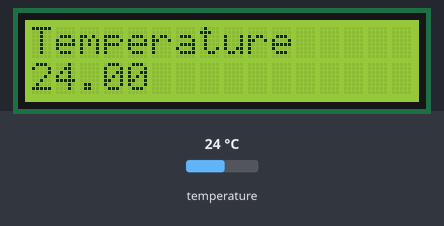
The sketch below on a simulated Arduino Uno, built with avr-gcc and run on an emulated ATmega328P. Shown: 16×2 character LCD. The test bench sets the inputs (shaded band); at power-on: temperature 24 °C. What the sketch prints to the serial monitor is not drawn.

Above: at 8.6 s.
8.7 s: temperature set to 12 °C
At 13.1 s:
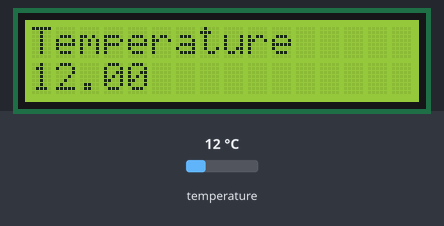
13.4 s: temperature set to 19 °C
At 16.1 s:
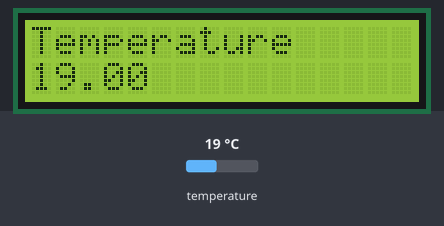
17.9 s: temperature set to 28 °C
At 20.1 s:
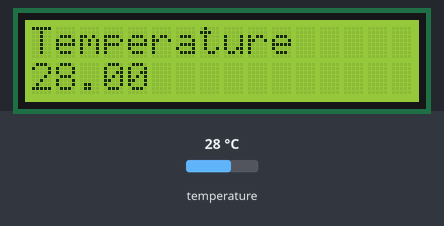
22.4 s: temperature set to 33 °C
At 24.2 s:
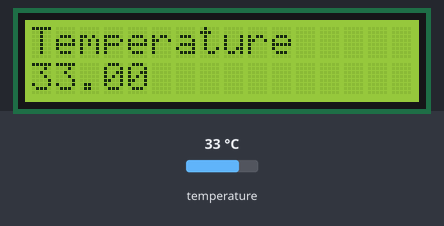
Timing chart, 0 to 25.7 s (numbered marks = the images above; inputs shaded):
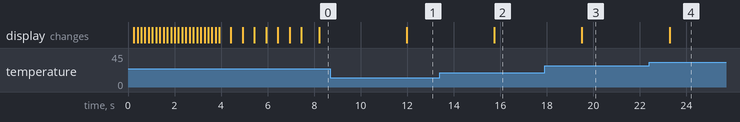

The sketch:

temp_sensor_1.ino
```cpp
#include <LiquidCrystal.h>
#include <DallasTemperature.h>
#include <OneWire.h>

const int rs = 12, en = 11, d4 = 5, d5 = 4, d6 = 3, d7 = 2;
int temp_sensor = 6;
float temperature = 0;
float fahrenheit = 0;
LiquidCrystal lcd(rs, en, d4, d5, d6, d7);
OneWire oneWirePin (temp_sensor);
DallasTemperature sensors(&oneWirePin);

int x = 150;
int y = 5000;

  byte stepA1[8] = {B00011,B00111,B00111,B00111,B00111,B00001,B00011,B00111};
  byte stepA2[8] = {B00001,B00001,B00011,B00011,B00011,B00001,B00000,B00001};
  byte stepA3[8] = {B11111,B11111,B11111,B11111,B11111,B11011,B10001,B10001};
  byte stepA4[8] = {B11111,B11111,B11101,B11101,B11111,B11111,B11111,B11111};
  byte stepA5[8] = {B11000,B11100,B11100,B11100,B11100,B10000,B11000,B11100};
  byte stepA6[8] = {B00000,B10000,B11000,B00000,B11000,B11100,B11000,B10000};

//setting pixels for running man right:
//step 1 of 3:
  byte stepB1[8] = {B00011,B00011,B00011,B00011,B00001,B00000,B00000,B00000};
  byte stepB2[8] = {B00000,B00001,B00001,B00011,B00011,B00011,B00000,B00001};
  byte stepB3[8] = {B11111,B11111,B11111,B11111,B11111,B11111,B11111,B11110};
  byte stepB4[8] = {B11111,B11111,B11101,B11101,B11111,B11111,B11111,B11111};
  byte stepB5[8] = {B00000,B00000,B10000,B10000,B10000,B00000,B10000,B00000};
  byte stepB6[8] = {B00000,B11000,B00000,B11000,B11100,B11000,B10000,B00000};

//step 2 of 3
  byte stepC1[8] = {B11111,B11111,B11101,B00011,B00111,B01111,B01111,B00111};
  byte stepC2[8] = {B00000,B00001,B00001,B00011,B00011,B00011,B00000,B00111};
  byte stepC3[8] = {B11111,B11111,B11111,B11111,B11111,B10011,B00000,B00000};
  byte stepC4[8] = {B11111,B11111,B11101,B11101,B11111,B11111,B11111,B11111};
  byte stepC5[8] = {B11110,B11110,B01100,B11100,B11100,B11100,B00000,B00000};
  byte stepC6[8] = {B00000,B11000,B00000,B11000,B11100,B11000,B10000,B00000};

//step 3 of 3
  byte stepD1[8] = {B00001,B00011,B00111,B00111,B00111,B01111,B01100,B00000};
  byte stepD2[8] = {B00000,B00000,B00001,B00001,B00011,B00011,B00011,B00000};
  byte stepD3[8] = {B11111,B11111,B11111,B11111,B11111,B11111,B11110,B11111};
  byte stepD4[8] = {B00000,B11111,B11111,B11101,B11101,B11111,B11111,B11111};
  byte stepD5[8] = {B10000,B11000,B10000,B00000,B00000,B00000,B00000,B00000};
  byte stepD6[8] = {B00000,B00000,B11000,B00000,B11000,B11100,B11000,B10000};

//setting pixels for man slipping right
//step 1 of 3
  byte slipA1[8] = {B00111,B00111,B00011,B00011,B00001,B01111,B01111,B00111};
  byte slipA2[8] = {B00000,B00011,B00111,B01111,B01111,B00111,B00011,B00111};
  byte slipA3[8] = {B11111,B11111,B11111,B11111,B11111,B11111,B11000,B10000};
  byte slipA4[8] = {B11111,B11111,B11101,B11101,B11111,B11111,B11111,B11111};
  byte slipA5[8] = {B11000,B11000,B10000,B00000,B00000,B00000,B00000,B00000};
  byte slipA6[8] = {B00000,B11000,B00000,B11100,B11100,B11000,B10000,B11000};

//step 2 of 3
  byte slipB1[8] = {B00011,B00011,B00001,B00001,B00000,B00111,B00111,B00011};
  byte slipB2[8] = {B00000,B00001,B00011,B00111,B00111,B00011,B00001,B00011};
  byte slipB3[8] = {B11111,B11111,B11111,B11111,B11111,B11111,B11100,B11000};
  byte slipB4[8] = {B11111,B11111,B11110,B11110,B11111,B11111,B11111,B11111};
  byte slipB5[8] = {B11100,B11100,B11000,B10000,B10000,B00000,B00000,B00000};
  byte slipB6[8] = {B00000,B11000,B10000,B11100,B11110,B11100,B11000,B11100};

//step 3 of 3
  byte slipC1[8] = {B00001,B00001,B00000,B00000,B00000,B00011,B00011,B00001};
  byte slipC2[8] = {B00000,B00000,B00001,B00011,B00011,B00001,B00000,B00001};
  byte slipC3[8] = {B11111,B11111,B11111,B11111,B11111,B11111,B11110,B11100};
  byte slipC4[8] = {B01111,B11111,B11111,B11111,B11111,B11111,B11111,B11111};
  byte slipC5[8] = {B11110,B11110,B11100,B11000,B11000,B10000,B00000,B00000};
  byte slipC6[8] = {B10000,B11100,B11000,B11110,B11111,B11110,B11100,B11110};

//setting pixels for man running left
//step 1 of 3
  byte stepE1[8] = {B00000,B00001,B00001,B00001,B00000,B00000,B00001,B00000};
  byte stepE2[8] = {B00000,B00011,B00000,B00011,B00111,B00011,B00001,B00000};
  byte stepE3[8] = {B11111,B11111,B11111,B11111,B11111,B11111,B11111,B01111};
  byte stepE4[8] = {B11111,B11111,B10111,B10111,B11111,B11111,B11111,B11111};
  byte stepE5[8] = {B11000,B11000,B11000,B11000,B10000,B00000,B00000,B00000};
  byte stepE6[8] = {B00000,B10000,B10000,B11000,B11000,B11000,B10000,B10000};

//step 2 of 3
  byte stepF1[8] = {B01111,B01111,B01100,B00111,B00111,B00111,B00000,B00000};
  byte stepF2[8] = {B00000,B00011,B00000,B00011,B00111,B00011,B00001,B00000};
  byte stepF3[8] = {B11111,B11111,B11111,B11111,B11111,B11001,B00000,B00000};
  byte stepF4[8] = {B11111,B11111,B10111,B10111,B11111,B11111,B11111,B11111};
  byte stepF5[8] = {B11111,B11111,B10111,B11000,B11100,B11110,B11110,B11100};
  byte stepF6[8] = {B00000,B10000,B10000,B11000,B11000,B11000,B00000,B11100};

//step 3 of 3
  byte stepG1[8] = {B00001,B00011,B00001,B00000,B00000,B00000,B00000,B00000};
  byte stepG2[8] = {B00000,B00000,B00011,B00000,B00011,B00111,B00011,B00001};
  byte stepG3[8] = {B11111,B11111,B11111,B11111,B11111,B11111,B01111,B11111};
  byte stepG4[8] = {B00000,B11111,B11111,B10111,B10111,B11111,B11111,B11111};
  byte stepG5[8] = {B10000,B11000,B11100,B11100,B11100,B11110,B00110,B00000};
  byte stepG6[8] = {B00000,B00000,B10000,B10000,B11000,B11000,B11000,B00000};

//setting pixels for man slipping left
//step 1 of 3
  byte slipD1[8] = {B00011,B00011,B00001,B00000,B00000,B00000,B00000,B00000};
  byte slipD2[8] = {B00000,B00001,B00000,B00011,B00111,B00011,B00001,B00011};
  byte slipD3[8] = {B11111,B11111,B11111,B11111,B11111,B11111,B00011,B00001};
  byte slipD4[8] = {B11111,B11111,B10111,B10111,B11111,B11111,B11111,B11111};
  byte slipD5[8] = {B11100,B11100,B11000,B11000,B10000,B11110,B11110,B11100};
  byte slipD6[8] = {B00000,B11000,B11100,B11110,B11110,B11100,B11000,B11100};

//step 2 of 3
  byte slipE1[8] = {B00111,B00111,B00111,B00011,B00001,B00000,B00000,B00000};
  byte slipE2[8] = {B00000,B00011,B00001,B00111,B01111,B00111,B00011,B00111};
  byte slipE3[8] = {B11111,B11111,B11111,B11111,B11111,B11111,B00111,B00011};
  byte slipE4[8] = {B11111,B11111,B01111,B01111,B11111,B11111,B11111,B11111};
  byte slipE5[8] = {B11000,B11000,B10000,B00000,B10000,B11100,B11100,B11000};
  byte slipE6[8] = {B00000,B00000,B11000,B11100,B11100,B11000,B10000,B11000};

//step 3 of 3
  byte slipF1[8] = {B01111,B01111,B00111,B00111,B00011,B00001,B00000,B00000};
  byte slipF2[8] = {B00001,B00111,B00011,B01111,B11111,B01111,B00111,B01111};
  byte slipF3[8] = {B11111,B11111,B11111,B11111,B11111,B11111,B01111,B00111};
  byte slipF4[8] = {B11110,B11111,B11111,B11111,B11111,B11111,B11111,B11111};
  byte slipF5[8] = {B00000,B00000,B00000,B00000,B00000,B11000,B11000,B10000};
  byte slipF6[8] = {B00000,B00000,B10000,B11000,B11000,B10000,B00000,B10000};
// END setting all the pixel-art


void setup() {
  lcd.begin(16, 2);
  Serial.begin(9600);
  sensors.begin();


  lcd.clear();
  runningManR();
//  manslipR();
  runningManL();
//  manslipL();
  lcd.clear();

  lcd.print("Is it hot");
  delay(500);
  lcd.clear();
  lcd.print("Is it hot.");
  delay(500);
  lcd.clear();
  lcd.print("Is it hot..");
  delay(500);
  lcd.clear();
  lcd.print("Is it hot...");
  delay(500);
  lcd.clear();
  lcd.print("Is it hot.");
  delay(500);
  lcd.clear();
  lcd.print("Is it hot..");
  delay(500);
  lcd.clear();
  lcd.print("Is it hot...");
  delay(500);
  lcd.clear();
  lcd.print("Temperature");
}

void loop() {
  lcd.setCursor(0, 1);
  sensors.requestTemperatures();
  temperature = sensors.getTempCByIndex(0);

  union {
    float value;
    unsigned char bytes[4];
  } byte_Temp;

  byte_Temp.value = temperature;

  int temp = (int)(temperature);
  fahrenheit = sensors.toFahrenheit(temperature);
  lcd.print(temperature);

//  Serial.print("temperature:");
  Serial.write(byte_Temp.bytes,4);
  delay(3000);
}

// running man to the right animation part
void runningManR() {
  for (int a=0;a<11;a+=4){
  int b = a + 1;
  int c = a + 2;
  int d = a + 3;
  int e = a + 4;
  int f = a + 5;
  int g = a + 6;
  lcd.clear();
  lcd.createChar(1, stepB1);
  lcd.createChar(2, stepB2);
  lcd.createChar(3, stepB3);
  lcd.createChar(4, stepB4);
  lcd.createChar(5, stepB5);
  lcd.createChar(6, stepB6);
  lcd.setCursor(b,1);
  lcd.write(1);
  lcd.setCursor(b,0);
  lcd.write(2);
  lcd.setCursor(c,1);
  lcd.write(3);
  lcd.setCursor(c,0);
  lcd.write(4);
  lcd.setCursor(d,1);
  lcd.write(5);
  lcd.setCursor(d,0);
  lcd.write(6);
  delay(x);
  lcd.clear();
  lcd.createChar(1, stepC1);
  lcd.createChar(2, stepC2);
  lcd.createChar(3, stepC3);
  lcd.createChar(4, stepC4);
  lcd.createChar(5, stepC5);
  lcd.createChar(6, stepC6);
  lcd.setCursor(c,1);
  lcd.write(1);
  lcd.setCursor(c,0);
  lcd.write(2);
  lcd.setCursor(d,1);
  lcd.write(3);
  lcd.setCursor(d,0);
  lcd.write(4);
  lcd.setCursor(e,1);
  lcd.write(5);
  lcd.setCursor(e,0);
  lcd.write(6);
  delay(x);
  lcd.clear();
  lcd.createChar(1, stepB1);
  lcd.createChar(2, stepB2);
  lcd.createChar(3, stepB3);
  lcd.createChar(4, stepB4);
  lcd.createChar(5, stepB5);
  lcd.createChar(6, stepB6);
  lcd.setCursor(d,1);
  lcd.write(1);
  lcd.setCursor(d,0);
  lcd.write(2);
  lcd.setCursor(e,1);
  lcd.write(3);
  lcd.setCursor(e,0);
  lcd.write(4);
  lcd.setCursor(f,1);
  lcd.write(5);
  lcd.setCursor(f,0);
  lcd.write(6);
  delay(x);
  lcd.clear();
  lcd.createChar(1, stepD1);
  lcd.createChar(2, stepD2);
  lcd.createChar(3, stepD3);
  lcd.createChar(4, stepD4);
  lcd.createChar(5, stepD5);
  lcd.createChar(6, stepD6);
  lcd.setCursor(e,1);
  lcd.write(1);
  lcd.setCursor(e,0);
  lcd.write(2);
  lcd.setCursor(f,1);
  lcd.write(3);
  lcd.setCursor(f,0);
  lcd.write(4);
  lcd.setCursor(g,1);
  lcd.write(5);
  lcd.setCursor(g,0);
  lcd.write(6);
  delay(x);
  }
}

void manslipR(){
  int a = 13;
  int b = a + 1;
  int c = a + 2;
  lcd.clear();
  lcd.createChar(1, slipA1);
  lcd.createChar(2, slipA2);
  lcd.createChar(3, slipA3);
  lcd.createChar(4, slipA4);
  lcd.createChar(5, slipA5);
  lcd.createChar(6, slipA6);
  lcd.setCursor(a,1);
  lcd.write(1);
  lcd.setCursor(a,0);
  lcd.write(2);
  lcd.setCursor(b,1);
  lcd.write(3);
  lcd.setCursor(b,0);
  lcd.write(4);
  lcd.setCursor(c,1);
  lcd.write(5);
  lcd.setCursor(c,0);
  lcd.write(6);
  delay(x);
  lcd.clear();
  lcd.createChar(1, slipB1);
  lcd.createChar(2, slipB2);
  lcd.createChar(3, slipB3);
  lcd.createChar(4, slipB4);
  lcd.createChar(5, slipB5);
  lcd.createChar(6, slipB6);
  lcd.setCursor(a,1);
  lcd.write(1);
  lcd.setCursor(a,0);
  lcd.write(2);
  lcd.setCursor(b,1);
  lcd.write(3);
  lcd.setCursor(b,0);
  lcd.write(4);
  lcd.setCursor(c,1);
  lcd.write(5);
  lcd.setCursor(c,0);
  lcd.write(6);
  delay(x);
  lcd.createChar(1, slipC1);
  lcd.createChar(2, slipC2);
  lcd.createChar(3, slipC3);
  lcd.createChar(4, slipC4);
  lcd.createChar(5, slipC5);
  lcd.createChar(6, slipC6);
  lcd.setCursor(a,1);
  lcd.write(1);
  lcd.setCursor(a,0);
  lcd.write(2);
  lcd.setCursor(b,1);
  lcd.write(3);
  lcd.setCursor(b,0);
  lcd.write(4);
  lcd.setCursor(c,1);
  lcd.write(5);
  lcd.setCursor(c,0);
  lcd.write(6);
  delay(x);
}

// running man to the left animation part
void runningManL(){
  for (int a=16;a>4;a-=4){
  int b = a - 1;
  int c = a - 2;
  int d = a - 3;
  int e = a - 4;
  int f = a - 5;
  int g = a - 6;
  lcd.clear();
  lcd.createChar(1, stepE1);
  lcd.createChar(2, stepE2);
  lcd.createChar(3, stepE3);
  lcd.createChar(4, stepE4);
  lcd.createChar(5, stepE5);
  lcd.createChar(6, stepE6);
  lcd.setCursor(d,1);
  lcd.write(1);
  lcd.setCursor(d,0);
  lcd.write(2);
  lcd.setCursor(c,1);
  lcd.write(3);
  lcd.setCursor(c,0);
  lcd.write(4);
  lcd.setCursor(b,1);
  lcd.write(5);
  lcd.setCursor(b,0);
  lcd.write(6);
  delay(x);
  lcd.clear();
  lcd.createChar(1, stepF1);
  lcd.createChar(2, stepF2);
  lcd.createChar(3, stepF3);
  lcd.createChar(4, stepF4);
  lcd.createChar(5, stepF5);
  lcd.createChar(6, stepF6);
  lcd.setCursor(e,1);
  lcd.write(1);
  lcd.setCursor(e,0);
  lcd.write(2);
  lcd.setCursor(d,1);
  lcd.write(3);
  lcd.setCursor(d,0);
  lcd.write(4);
  lcd.setCursor(c,1);
  lcd.write(5);
  lcd.setCursor(c,0);
  lcd.write(6);
  delay(x);
  lcd.clear();
  lcd.createChar(1, stepE1);
  lcd.createChar(2, stepE2);
  lcd.createChar(3, stepE3);
  lcd.createChar(4, stepE4);
  lcd.createChar(5, stepE5);
  lcd.createChar(6, stepE6);
  lcd.setCursor(f,1);
  lcd.write(1);
  lcd.setCursor(f,0);
  lcd.write(2);
  lcd.setCursor(e,1);
  lcd.write(3);
  lcd.setCursor(e,0);
  lcd.write(4);
  lcd.setCursor(d,1);
  lcd.write(5);
  lcd.setCursor(d,0);
  lcd.write(6);
  delay(x);
  lcd.clear();
  lcd.createChar(1, stepG1);
  lcd.createChar(2, stepG2);
  lcd.createChar(3, stepG3);
  lcd.createChar(4, stepG4);
  lcd.createChar(5, stepG5);
  lcd.createChar(6, stepG6);
  lcd.setCursor(g,1);
  lcd.write(1);
  lcd.setCursor(g,0);
  lcd.write(2);
  lcd.setCursor(f,1);
  lcd.write(3);
  lcd.setCursor(f,0);
  lcd.write(4);
  lcd.setCursor(e,1);
  lcd.write(5);
  lcd.setCursor(e,0);
  lcd.write(6);
  delay(x);
  }
}

// slipping man to the leftt animation part
void manslipL(){
  int a = 1;
  int b = a + 1;
  int c = a + 2;
  lcd.clear();
  lcd.createChar(1, slipD1);
  lcd.createChar(2, slipD2);
  lcd.createChar(3, slipD3);
  lcd.createChar(4, slipD4);
  lcd.createChar(5, slipD5);
  lcd.createChar(6, slipD6);
  lcd.setCursor(a,1);
  lcd.write(1);
  lcd.setCursor(a,0);
  lcd.write(2);
  lcd.setCursor(b,1);
  lcd.write(3);
  lcd.setCursor(b,0);
  lcd.write(4);
  lcd.setCursor(c,1);
  lcd.write(5);
  lcd.setCursor(c,0);
  lcd.write(6);
  delay(x);
  lcd.clear();
  lcd.createChar(1, slipE1);
  lcd.createChar(2, slipE2);
  lcd.createChar(3, slipE3);
  lcd.createChar(4, slipE4);
  lcd.createChar(5, slipE5);
  lcd.createChar(6, slipE6);
  lcd.setCursor(a,1);
  lcd.write(1);
  lcd.setCursor(a,0);
  lcd.write(2);
  lcd.setCursor(b,1);
  lcd.write(3);
  lcd.setCursor(b,0);
  lcd.write(4);
  lcd.setCursor(c,1);
  lcd.write(5);
  lcd.setCursor(c,0);
  lcd.write(6);
  delay(x);
  lcd.createChar(1, slipF1);
  lcd.createChar(2, slipF2);
  lcd.createChar(3, slipF3);
  lcd.createChar(4, slipF4);
  lcd.createChar(5, slipF5);
  lcd.createChar(6, slipF6);
  lcd.setCursor(a,1);
  lcd.write(1);
  lcd.setCursor(a,0);
  lcd.write(2);
  lcd.setCursor(b,1);
  lcd.write(3);
  lcd.setCursor(b,0);
  lcd.write(4);
  lcd.setCursor(c,1);
  lcd.write(5);
  lcd.setCursor(c,0);
  lcd.write(6);
  delay(x);
}
```

Measured:
- after the input at 8.7 s, the display: changes after 3.3 s (image 1)
- after the input at 13.4 s, the display: changes after 2.3 s (image 2)
- after the input at 17.9 s, the display: changes after 1.6 s (image 3)
- after the input at 22.4 s, the display: changes after 0.88 s (image 4)
